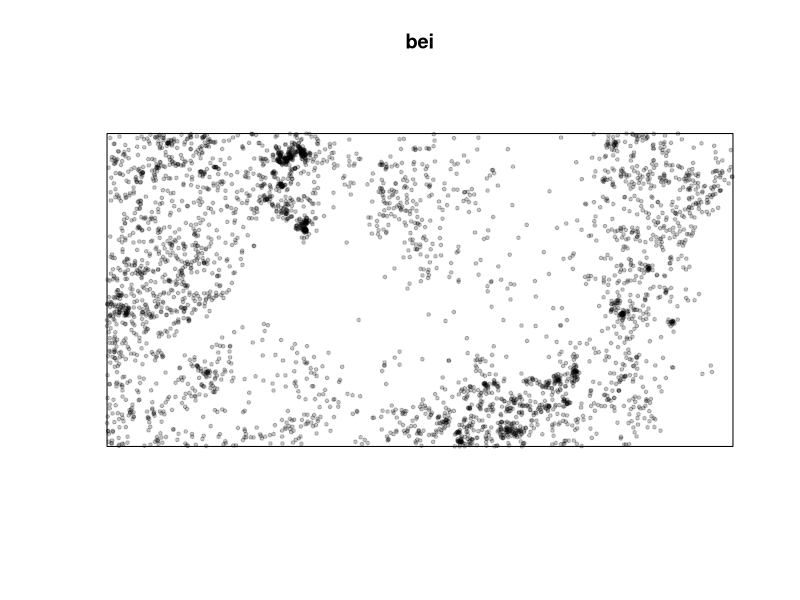
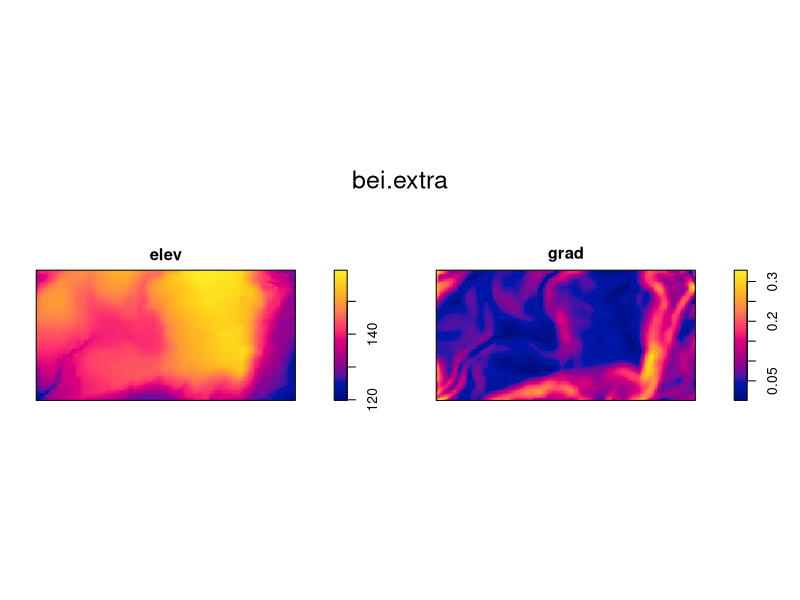
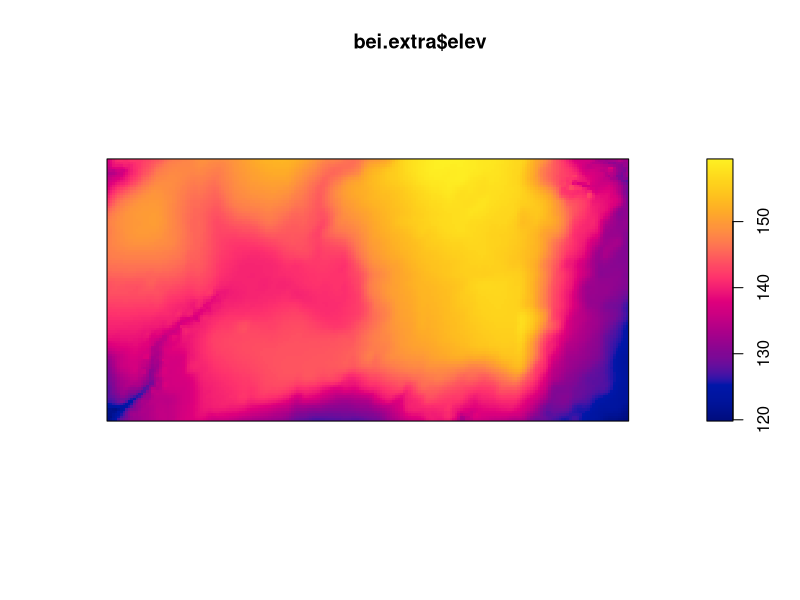
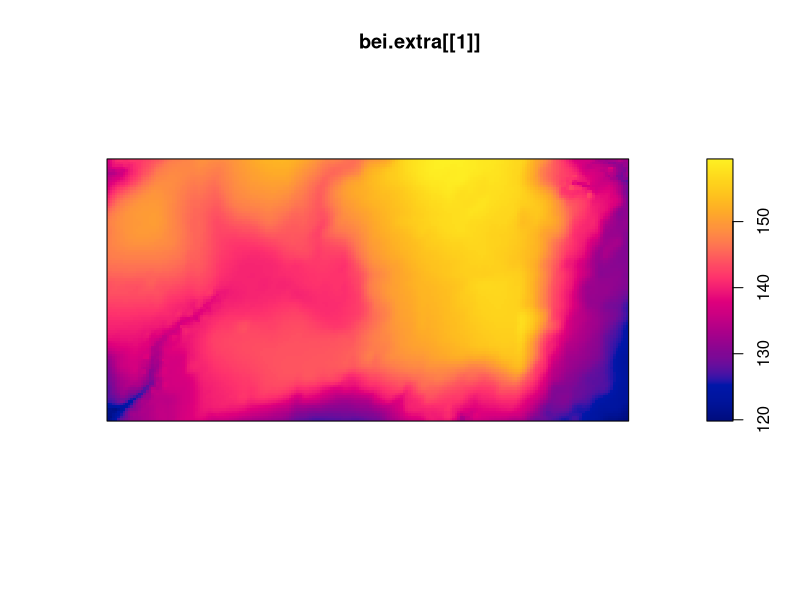
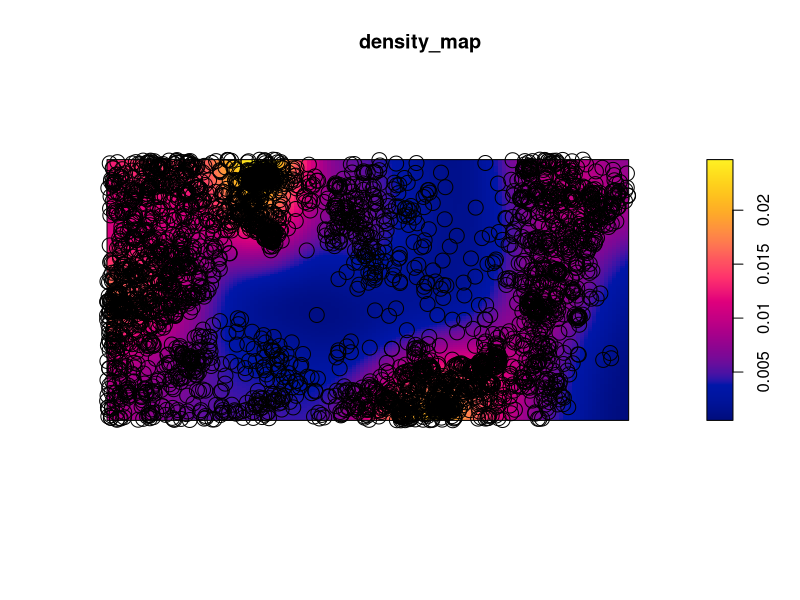
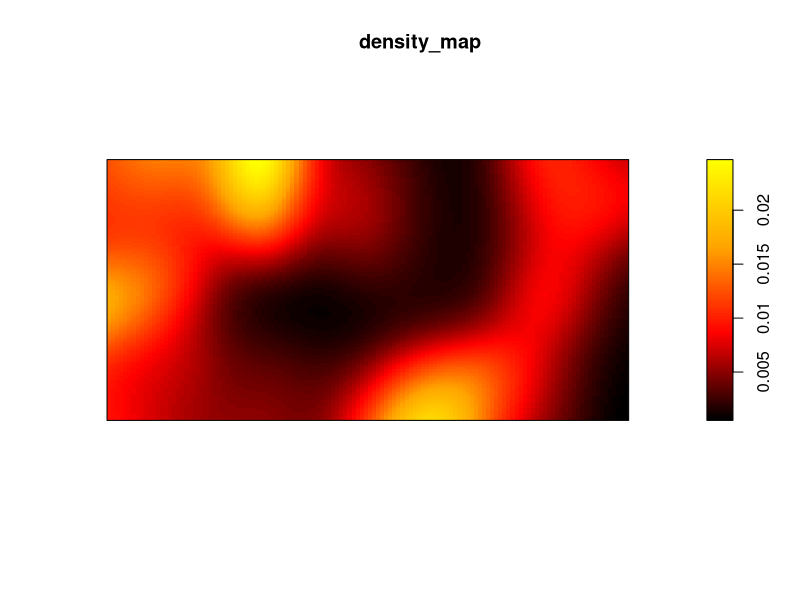

Reproduce these figures in R, in order. (Note: this script raises an error after producing the figures.)
# Population dynamics
# Surviving as much as we can as long as we have food, Numer in time
# worldometer

# install.packages("spatstat")
# install.packages("terra")
library(spatstat)
library(terra)
# Do not save locally R, data from outside
# " when outside R, the world is scary, when inside no need

bei 
plot(bei, pch=19, cex=.5) 
# we want to understand why there are forests there
# data clustered is an island

bei.extra
# It contains 2 levels of maps: a raster each (aratro each pixel) is a map, elevation and grad
plot(bei.extra)
# To link elevation to dataset you use a symbol like rope: $
plot(bei.extra$elev)
elevation<-bei.extra$elev
 #6th or 7th person will have same birthday as another. cumulative population
plot(bei.extra[[1]])

density_map <- density(bei)
# passing from points to a continuous surface
density_map
plot(density_map)
points(bei, cex=2)
cl <- colorRampPalette(c("black", "red", "orange", "yellow"))(100)
plot(density_map, col=cl)

clnew <- colorRampPalette(c("dark blue", "blue", "light blue"))(4)
plot(densitymap, col=clnew)

plot(bei.extra[[1]], col=cl)

# multiframe
par(mfrow=c(2,1))
plot(densitymap)
plot(elev)

par(mfrow=c(1,3))
plot(bei)
plot(densitymap)
plot(elev)
